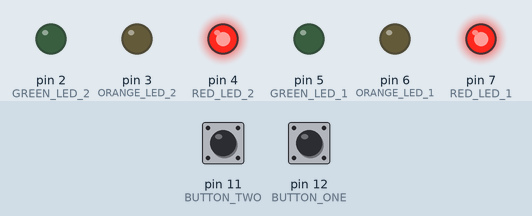
Bench run of a sketch on a simulated Arduino Uno, built with avr-gcc and run on an emulated ATmega328P. Parts: output pins drawn as LEDs (lit = HIGH). Dashed ring = blinking. The inputs (shaded band) are chosen by the test bench; at power-on: pin 11 (BUTTON_TWO) LOW, pin 12 (BUTTON_ONE) LOW.

Above: at 1.2 s.
1.3 s: pin 11 (BUTTON_TWO) pulled HIGH for 0.15 s
At 2.07 s:
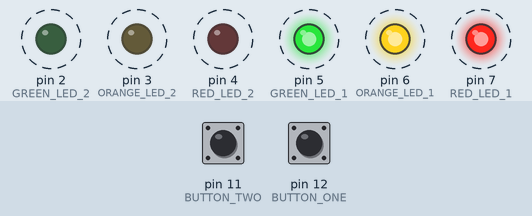
4.3 s: pin 11 (BUTTON_TWO) pulled HIGH for 1 s
At 4.9 s:
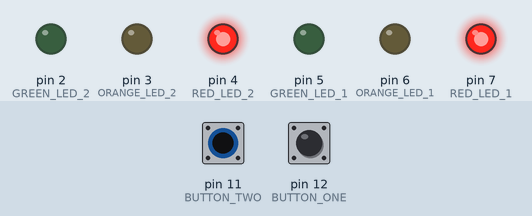
6.8 s: pin 12 (BUTTON_ONE) pulled HIGH for 0.15 s
At 8.0 s:
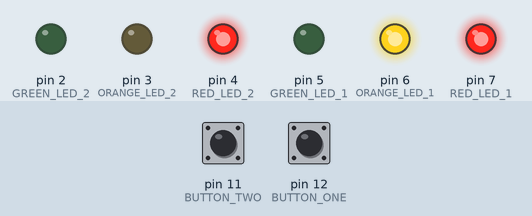
8.4 s: pin 12 (BUTTON_ONE) pulled HIGH for 1 s
At 9.2 s:
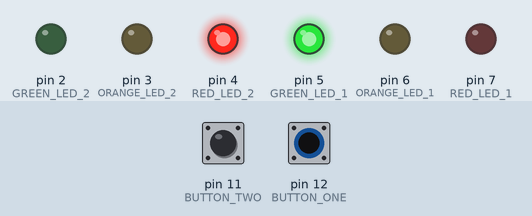
10.9 s: pin 12 (BUTTON_ONE) pulled HIGH for 0.15 s
At 12.1 s:
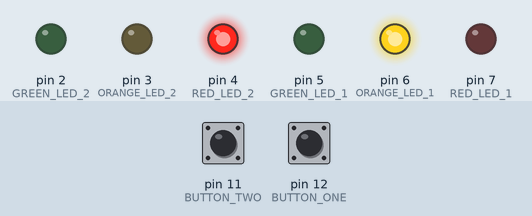
12.5 s: pin 12 (BUTTON_ONE) pulled HIGH for 3.2 s
At 13.5 s:
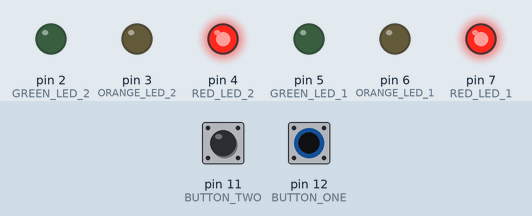
Timing chart, 0 to 15.5 s (numbered marks = the images above; inputs shaded):
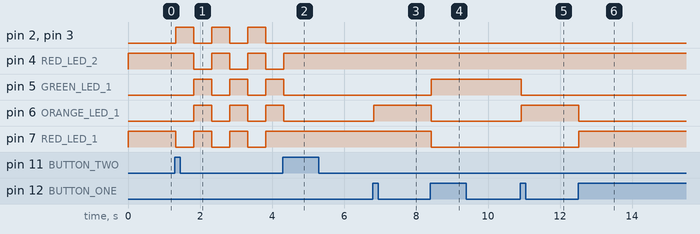

Measured:
- after the input at 1.3 s, pin 2 (GREEN_LED_2), pin 3 (ORANGE_LED_2), pin 7 (RED_LED_1): alternates HIGH for 0.50 s and LOW for 0.50 s, starting at once; pin 4 (RED_LED_2), pin 5 (GREEN_LED_1), pin 6 (ORANGE_LED_1): alternates HIGH for 0.50 s and LOW for 0.50 s, starting after 0.52 s
- after the input at 4.3 s, pin 2 (GREEN_LED_2), pin 3 (ORANGE_LED_2): stops changing and stays LOW; pin 4 (RED_LED_2): goes on until 4.3 s, then stays HIGH; pin 5 (GREEN_LED_1), pin 6 (ORANGE_LED_1): goes on until 4.3 s, then stays LOW; pin 7 (RED_LED_1): stops changing and stays HIGH
- after the input at 6.8 s, pin 6 (ORANGE_LED_1): LOW → HIGH at once
- after the input at 8.4 s, pin 5 (GREEN_LED_1): LOW → HIGH at once; pin 6 (ORANGE_LED_1), pin 7 (RED_LED_1): HIGH → LOW at once
- after the input at 10.9 s, pin 5 (GREEN_LED_1): HIGH → LOW at once; pin 6 (ORANGE_LED_1): LOW → HIGH at once
- after the input at 12.5 s, pin 6 (ORANGE_LED_1): HIGH → LOW at once; pin 7 (RED_LED_1): LOW → HIGH at once

The sketch:

TrafficLight.ino
```cpp
// Myles Hosken ID: 20124720
// ENEL599 2022 S2 Assignment 1 Traffic Light

const int BUTTON_ONE = 12;
const int BUTTON_TWO = 11;
const int RED_LED_1 = 7;
const int ORANGE_LED_1 = 6;
const int GREEN_LED_1 = 5;
const int RED_LED_2 = 4;
const int ORANGE_LED_2 = 3;
const int GREEN_LED_2 = 2;

void stateZero();
void stateOne();
void stateTwo();
void stateThree();
void stateFour();
void stateFive();
void stateSix();
void stateSeven();
void testMode();
void checkForInput();

unsigned const int BLINK_INTERVAL_1 = 500;
unsigned long timeStamp = 0;
int state = 0;
int buttonOneState = 0;
int B1oldValue = 0;
int testState = 0;
int buttonTwoState = 0;
int B2oldValue = 0;
int cycle = 0;
bool testActive = false;
int phaseControl = 0;


/*
 * Intializing buttons/LED's as input's / output
 */
void setup()
{
  pinMode(BUTTON_ONE, INPUT);
  pinMode(BUTTON_TWO, INPUT);
  pinMode(RED_LED_1, OUTPUT);
  pinMode(ORANGE_LED_1, OUTPUT);
  pinMode(GREEN_LED_1, OUTPUT);
  pinMode(RED_LED_2, OUTPUT);
  pinMode(ORANGE_LED_2, OUTPUT);
  pinMode(GREEN_LED_2, OUTPUT);
}

/*
 * program entry point
 * changes state on cycle variable
 * inner loop to cease external input while testActive is true
 */
void loop()
{
  checkForInput();

  switch (cycle)
  {
    case 0:
    stateZero();
    break;

    case 1:
    stateOne();
    break;

    case 2:
    stateTwo();
    break;

    case 3:
    stateThree();
    break;

    case 4:
    stateFour();
    break;

    case 5:
    stateFive();
    break;

    case 6:
    stateSix();
    break;

    case 7:
    stateSeven();
    break;

    default:
    break;
  }

  while(testActive)
  {
    testMode();
  }

}

/*
 * void testMode function responsible while testActive boolean is true
 * Uses millis and a current time stamp to flick between traffic lights at 1hz
 * checkForInput function included at the bottom to allow for loop exit
 */

void testMode()
{
  unsigned long currentTime = millis();

  if(phaseControl == 0)
  {
    if((currentTime - timeStamp) >= BLINK_INTERVAL_1)
    {
      phaseControl = 1;
      timeStamp = currentTime;
    }
  }
  else
  {
    if((currentTime - timeStamp) >= BLINK_INTERVAL_1)
    {
      phaseControl = 0;
      timeStamp = currentTime;
    }
  }

  switch(phaseControl)
  {
    case 0:
      digitalWrite(RED_LED_1, HIGH);
      digitalWrite(ORANGE_LED_1, HIGH);
      digitalWrite(GREEN_LED_1, HIGH);
      digitalWrite(RED_LED_2, LOW);
      digitalWrite(ORANGE_LED_2, LOW);
      digitalWrite(GREEN_LED_2, LOW);
      break;
    case 1:
      digitalWrite(RED_LED_1, LOW);
      digitalWrite(ORANGE_LED_1, LOW);
      digitalWrite(GREEN_LED_1, LOW);
      digitalWrite(RED_LED_2, HIGH);
      digitalWrite(ORANGE_LED_2, HIGH);
      digitalWrite(GREEN_LED_2, HIGH);
    default:
      break;
  }

  checkForInput();
}

/*
 * Helper function to check for button input, uses delay to accomodate for button debouncing
 * *delay can be increased slighty if required*
 * state is for the button input, cycle variable controls "state" of the traffic light
 * cycle is reset when count is above 7, cycle ranges from 0-7, 8 states total
 * button 2 will turn boolean and enter inner loop within main function, button one remains inactive during this
 */
void checkForInput()
{
  if(!testActive)
  {
    buttonOneState = digitalRead(BUTTON_ONE);
  }

  if((buttonOneState == HIGH) && (B1oldValue == LOW))
  {
    state = 1 - state;
    delay(25);
  }

  B1oldValue = buttonOneState;

  if(state == 1)
  {
    state = 0;
    cycle += 1;
    if(cycle > 7)
    {
      cycle = 0;
    }
  }

  if((buttonOneState == LOW) && (B1oldValue == HIGH))
  {
    delay(25);
  }

  buttonTwoState = digitalRead(BUTTON_TWO);

  if((buttonTwoState == HIGH) && (B2oldValue == LOW))
  {
    testState = 1 - testState;
    delay(25);
  }

  B2oldValue = buttonTwoState;

  if(testState == 1)
  {
    testActive = true;
    cycle = 0;
  }
  else
  {
    testActive = false;
  }

  if((buttonTwoState == LOW) && (B2oldValue == HIGH))
  {
    delay(25);
  }
}

/*
 * The follow void helper functions are to control LED output depending on the state
 * controlled by switch within the main depending on cycle variable
 */

void stateZero()
{
  digitalWrite(RED_LED_1, HIGH);
  digitalWrite(ORANGE_LED_1, LOW);
  digitalWrite(GREEN_LED_1, LOW);
  digitalWrite(RED_LED_2, HIGH);
  digitalWrite(ORANGE_LED_2, LOW);
  digitalWrite(GREEN_LED_2, LOW);
}

void stateOne()
{
  digitalWrite(RED_LED_1, HIGH);
  digitalWrite(ORANGE_LED_1, HIGH);
  digitalWrite(GREEN_LED_1, LOW);
  digitalWrite(RED_LED_2, HIGH);
  digitalWrite(ORANGE_LED_2, LOW);
  digitalWrite(GREEN_LED_2, LOW);
}

void stateTwo()
{
  digitalWrite(RED_LED_1, LOW);
  digitalWrite(ORANGE_LED_1, LOW);
  digitalWrite(GREEN_LED_1, HIGH);
  digitalWrite(RED_LED_2, HIGH);
  digitalWrite(ORANGE_LED_2, LOW);
  digitalWrite(GREEN_LED_2, LOW);
}

void stateThree()
{
  digitalWrite(RED_LED_1, LOW);
  digitalWrite(ORANGE_LED_1, HIGH);
  digitalWrite(GREEN_LED_1, LOW);
  digitalWrite(RED_LED_2, HIGH);
  digitalWrite(ORANGE_LED_2, LOW);
  digitalWrite(GREEN_LED_2, LOW);
}

void stateFour()
{
  digitalWrite(RED_LED_1, HIGH);
  digitalWrite(ORANGE_LED_1, LOW);
  digitalWrite(GREEN_LED_1, LOW);
  digitalWrite(RED_LED_2, HIGH);
  digitalWrite(ORANGE_LED_2, LOW);
  digitalWrite(GREEN_LED_2, LOW);
}

void stateFive()
{
  digitalWrite(RED_LED_1, HIGH);
  digitalWrite(ORANGE_LED_1, LOW);
  digitalWrite(GREEN_LED_1, LOW);
  digitalWrite(RED_LED_2, HIGH);
  digitalWrite(ORANGE_LED_2, HIGH);
  digitalWrite(GREEN_LED_2, LOW);
}

void stateSix()
{
  digitalWrite(RED_LED_1, HIGH);
  digitalWrite(ORANGE_LED_1, LOW);
  digitalWrite(GREEN_LED_1, LOW);
  digitalWrite(RED_LED_2, LOW);
  digitalWrite(ORANGE_LED_2, LOW);
  digitalWrite(GREEN_LED_2, HIGH);
}

void stateSeven()
{
  digitalWrite(RED_LED_1, HIGH);
  digitalWrite(ORANGE_LED_1, LOW);
  digitalWrite(GREEN_LED_1, LOW);
  digitalWrite(RED_LED_2, LOW);
  digitalWrite(ORANGE_LED_2, HIGH);
  digitalWrite(GREEN_LED_2, LOW);
}
```
